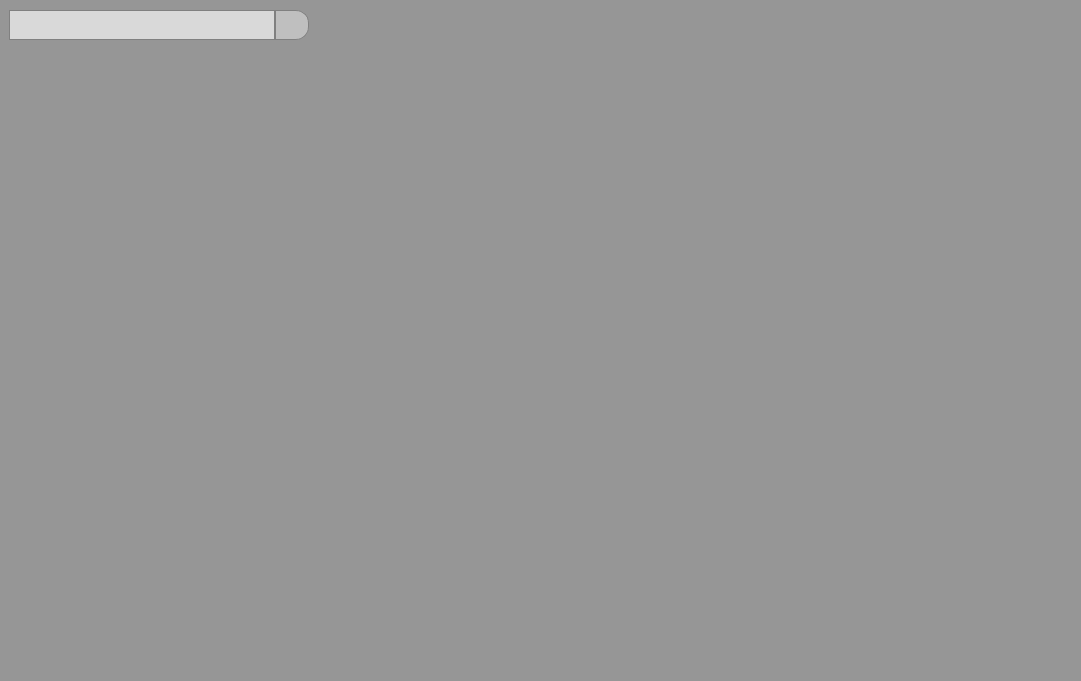
<?xml version="1.0" encoding="UTF-8"?>
<ui version="4.0">
 <class>FullScreenView</class>
 <widget class="QWidget" name="FullScreenView">
  <property name="geometry">
   <rect>
    <x>0</x>
    <y>0</y>
    <width>1081</width>
    <height>681</height>
   </rect>
  </property>
  <property name="windowTitle">
   <string>Muxer</string>
  </property>
  <property name="windowOpacity">
   <double>1.000000000000000</double>
  </property>
  <property name="styleSheet">
   <string notr="true">#FullScreenView {
	background-color: rgb(150, 150, 150);

}


/************************************************************
 * Scroll bar 
 * -----------
 *
 * No up,down,left and right arrow buttons.
 * simple dark gray handle with light grey background 
************************************************************/
 QScrollBar:horizontal {
     border: 1px solid grey;
     background: rgb(190, 190, 190);
     height: 15px;
     margin: 0px 0px 0 0px;
 }
 QScrollBar::handle:horizontal {
     background:  rgb(150, 150, 150);
     min-width: 20px;
 }

 QScrollBar::add-line:horizontal {
     width: 0px;
     subcontrol-position: right;
     subcontrol-origin: margin;
 }

 QScrollBar::sub-line:horizontal {
     width: 0px;
     subcontrol-position: left;
     subcontrol-origin: margin;
 }

 QScrollBar:vertical {
     border: 1px solid grey;
     background:  rgb(190, 190, 190);
     width: 15px;
     margin: 0px 0px 0px 0px;
 }

 QScrollBar::handle:vertical {
     background: rgb(150, 150, 150);
     min-height: 20px;
 }

 QScrollBar::add-line:vertical {
     height: 0px;
     subcontrol-position: bottom;
     subcontrol-origin: margin;
 }
 QScrollBar::sub-line:vertical {
     height: 0px;
     subcontrol-position: top;
     subcontrol-origin: margin;
 }

QScrollBar::up-arrow:vertical, QScrollBar::down-arrow:vertical,
QScrollBar:left-arrow:horizontal, QScrollBar::right-arrow:horizontal  {
      width: 0px;
      height: 0px;
      background: rgb(209, 209, 209);
  }


QScrollBar::add-page:horizontal, QScrollBar::sub-page:horizontal,  
QScrollBar::add-page:vertical, QScrollBar::sub-page:vertical {
     background: none;
 }</string>
  </property>
  <widget class="QWidget" name="wrapper" native="true">
   <property name="geometry">
    <rect>
     <x>0</x>
     <y>0</y>
     <width>1081</width>
     <height>681</height>
    </rect>
   </property>
   <property name="styleSheet">
    <string notr="true">#wrapper {
	background-color: rgba(150, 150, 150,220);

}</string>
   </property>
   <layout class="QVBoxLayout" name="verticalLayout_2">
    <property name="margin">
     <number>0</number>
    </property>
    <item>
     <widget class="QWidget" name="toolbar" native="true">
      <property name="sizePolicy">
       <sizepolicy hsizetype="Preferred" vsizetype="Fixed">
        <horstretch>0</horstretch>
        <verstretch>0</verstretch>
       </sizepolicy>
      </property>
      <property name="minimumSize">
       <size>
        <width>0</width>
        <height>50</height>
       </size>
      </property>
      <property name="maximumSize">
       <size>
        <width>16777215</width>
        <height>50</height>
       </size>
      </property>
      <property name="styleSheet">
       <string notr="true">#toolbar{
	/*background-color:rgba(150, 150, 150, 220);*/
}</string>
      </property>
      <layout class="QHBoxLayout" name="horizontalLayout">
       <property name="spacing">
        <number>30</number>
       </property>
       <property name="topMargin">
        <number>0</number>
       </property>
       <property name="rightMargin">
        <number>2</number>
       </property>
       <property name="bottomMargin">
        <number>0</number>
       </property>
       <item>
        <widget class="QWidget" name="searchBox" native="true">
         <property name="sizePolicy">
          <sizepolicy hsizetype="Fixed" vsizetype="Fixed">
           <horstretch>0</horstretch>
           <verstretch>0</verstretch>
          </sizepolicy>
         </property>
         <property name="minimumSize">
          <size>
           <width>300</width>
           <height>30</height>
          </size>
         </property>
         <property name="maximumSize">
          <size>
           <width>500</width>
           <height>30</height>
          </size>
         </property>
         <property name="styleSheet">
          <string notr="true">#searchbox{
border: 1px solid grey;
border-top-right-radius: 10px;
border-bottom-right-radius: 10px;
}</string>
         </property>
         <layout class="QHBoxLayout" name="horizontalLayout_2">
          <property name="spacing">
           <number>0</number>
          </property>
          <property name="margin">
           <number>0</number>
          </property>
          <item>
           <widget class="QLineEdit" name="leSearch">
            <property name="sizePolicy">
             <sizepolicy hsizetype="Expanding" vsizetype="Expanding">
              <horstretch>0</horstretch>
              <verstretch>0</verstretch>
             </sizepolicy>
            </property>
            <property name="font">
             <font>
              <pointsize>11</pointsize>
             </font>
            </property>
            <property name="styleSheet">
             <string notr="true">#leSearch{
	border: 1px solid grey;
	/*border-top-left-radius: 13px;
	border-bottom-left-radius: 13px*/;
	background-color: rgb(217, 217, 217);
	margin: 0px;
	padding-left: 4px;
}</string>
            </property>
            <property name="inputMask">
             <string/>
            </property>
            <property name="text">
             <string/>
            </property>
           </widget>
          </item>
          <item>
           <widget class="QPushButton" name="btnSearch">
            <property name="sizePolicy">
             <sizepolicy hsizetype="Minimum" vsizetype="Expanding">
              <horstretch>0</horstretch>
              <verstretch>0</verstretch>
             </sizepolicy>
            </property>
            <property name="minimumSize">
             <size>
              <width>30</width>
              <height>0</height>
             </size>
            </property>
            <property name="maximumSize">
             <size>
              <width>16777215</width>
              <height>16777215</height>
             </size>
            </property>
            <property name="styleSheet">
             <string notr="true">#btnSearch{
	border: 1px solid grey;
	border-left: 1px solid grey;
	border-top-right-radius: 13px;
	border-bottom-right-radius: 13px;
	background-color: rgb(191, 191, 191);
	margin:0px;
	padding:0px;
	image: url(:/icons/icons/search_64.png);
}</string>
            </property>
            <property name="text">
             <string/>
            </property>
           </widget>
          </item>
         </layout>
        </widget>
       </item>
       <item>
        <widget class="QWidget" name="actions" native="true">
         <property name="styleSheet">
          <string notr="true">#actions{
	border-radius: 10px;
}</string>
         </property>
         <layout class="QHBoxLayout" name="horizontalLayout_3">
          <property name="spacing">
           <number>0</number>
          </property>
          <property name="margin">
           <number>0</number>
          </property>
          <item>
           <widget class="QPushButton" name="btnAddMusic">
            <property name="toolTip">
             <string>add music to collection</string>
            </property>
            <property name="styleSheet">
             <string notr="true">#btnAddMusic {
		border: 0px;
	    padding-right: 10px;
	   border-top-left-radius: 10px;
	   border-bottom-left-radius: 10px;
}

#btnAddMusic::hover{  background-color: rgb(217, 217, 217);}</string>
            </property>
            <property name="text">
             <string/>
            </property>
            <property name="icon">
             <iconset resource="../resources/icons.qrc">
              <normaloff>:/icons/icons/add_folder.png</normaloff>:/icons/icons/add_folder.png</iconset>
            </property>
            <property name="iconSize">
             <size>
              <width>32</width>
              <height>32</height>
             </size>
            </property>
           </widget>
          </item>
          <item>
           <widget class="QPushButton" name="btnCollection">
            <property name="toolTip">
             <string>show music collection</string>
            </property>
            <property name="styleSheet">
             <string notr="true">#btnCollection {
	border: 0px;
	margin-left: 0px;
    padding-right: 5px;
    padding-left: 5px;
}

#btnCollection::hover{  background-color: rgb(217, 217, 217);}</string>
            </property>
            <property name="text">
             <string/>
            </property>
            <property name="icon">
             <iconset resource="../resources/icons.qrc">
              <normaloff>:/icons/icons/cd_128.png</normaloff>:/icons/icons/cd_128.png</iconset>
            </property>
            <property name="iconSize">
             <size>
              <width>32</width>
              <height>32</height>
             </size>
            </property>
           </widget>
          </item>
          <item>
           <widget class="QPushButton" name="btnSettings">
            <property name="toolTip">
             <string>settings</string>
            </property>
            <property name="styleSheet">
             <string notr="true">#btnSettings {
   border: 0px;
   padding-left: 10px;
   border-top-right-radius: 10px;
   border-bottom-right-radius: 10px;
}

#btnSettings::hover{  background-color: rgb(217, 217, 217);}</string>
            </property>
            <property name="text">
             <string/>
            </property>
            <property name="icon">
             <iconset resource="../resources/icons.qrc">
              <normaloff>:/icons/icons/settings_128.png</normaloff>:/icons/icons/settings_128.png</iconset>
            </property>
            <property name="iconSize">
             <size>
              <width>32</width>
              <height>32</height>
             </size>
            </property>
           </widget>
          </item>
          <item>
           <spacer name="horizontalSpacer">
            <property name="orientation">
             <enum>Qt::Horizontal</enum>
            </property>
            <property name="sizeHint" stdset="0">
             <size>
              <width>40</width>
              <height>20</height>
             </size>
            </property>
           </spacer>
          </item>
          <item>
           <widget class="QPushButton" name="btnHalfScreen">
            <property name="toolTip">
             <string>hafl screen</string>
            </property>
            <property name="styleSheet">
             <string notr="true">#btnHalfScreen {
		border: 0px;
	    padding-right: 2px;
	   border-top-left-radius: 10px;
	   border-bottom-left-radius: 10px;
}

#btnHalfScreen::hover{  background-color: rgb(217, 217, 217);}</string>
            </property>
            <property name="text">
             <string/>
            </property>
            <property name="icon">
             <iconset resource="../resources/icons.qrc">
              <normaloff>:/icons/icons/halfscreen.png</normaloff>:/icons/icons/halfscreen.png</iconset>
            </property>
            <property name="iconSize">
             <size>
              <width>32</width>
              <height>32</height>
             </size>
            </property>
           </widget>
          </item>
          <item>
           <widget class="QPushButton" name="btnFullScreen">
            <property name="toolTip">
             <string>fullscreen</string>
            </property>
            <property name="styleSheet">
             <string notr="true">#btnFullScreen{

	border: 0px;
    padding-left: 1px;
    padding-right: 1px;
}

#btnFullScreen::hover{  background-color: rgb(217, 217, 217);}</string>
            </property>
            <property name="text">
             <string/>
            </property>
            <property name="icon">
             <iconset resource="../resources/icons.qrc">
              <normaloff>:/icons/icons/fullscreen_128.png</normaloff>:/icons/icons/fullscreen_128.png</iconset>
            </property>
            <property name="iconSize">
             <size>
              <width>16</width>
              <height>16</height>
             </size>
            </property>
           </widget>
          </item>
          <item>
           <widget class="QPushButton" name="btnQuit">
            <property name="toolTip">
             <string>quit</string>
            </property>
            <property name="styleSheet">
             <string notr="true">#btnQuit{

	border: 0px;
    padding-left: 2px;
    border-top-right-radius: 10px;
    border-bottom-right-radius: 10px;
}

#btnQuit::hover{  background-color: rgb(217, 217, 217);}</string>
            </property>
            <property name="text">
             <string/>
            </property>
            <property name="icon">
             <iconset resource="../resources/icons.qrc">
              <normaloff>:/icons/icons/cancel.png</normaloff>:/icons/icons/cancel.png</iconset>
            </property>
            <property name="iconSize">
             <size>
              <width>32</width>
              <height>32</height>
             </size>
            </property>
           </widget>
          </item>
         </layout>
        </widget>
       </item>
      </layout>
     </widget>
    </item>
    <item>
     <widget class="QWidget" name="body" native="true">
      <property name="sizePolicy">
       <sizepolicy hsizetype="Expanding" vsizetype="Expanding">
        <horstretch>0</horstretch>
        <verstretch>0</verstretch>
       </sizepolicy>
      </property>
      <property name="styleSheet">
       <string notr="true">#body {
/*padding-top: 50px;*/
}</string>
      </property>
      <layout class="QVBoxLayout" name="verticalLayout_3">
       <item>
        <spacer name="verticalSpacer">
         <property name="orientation">
          <enum>Qt::Vertical</enum>
         </property>
         <property name="sizeType">
          <enum>QSizePolicy::Fixed</enum>
         </property>
         <property name="sizeHint" stdset="0">
          <size>
           <width>0</width>
           <height>30</height>
          </size>
         </property>
        </spacer>
       </item>
      </layout>
     </widget>
    </item>
   </layout>
  </widget>
 </widget>
 <resources>
  <include location="../resources/icons.qrc"/>
 </resources>
 <connections/>
</ui>
